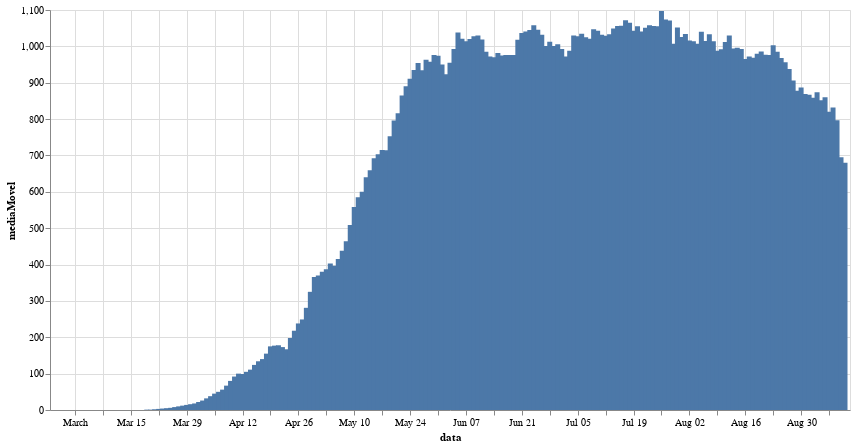

Notebook code cell kept with this figure:
### Markdown cell above
Utilizando o mesmo tipo de gráfico apresentado anteriormente, temos o gráfico com as médias móveis.

### Code cell
label = alt.selection_single(
    encodings=['x'],
    on='mouseover',  
    nearest=True,    
    empty='none'     
)

base = alt.Chart(new_df).mark_bar().encode(
    alt.X('data:T'),
    alt.Y('mediaMovel:Q'),
)


alt.layer(
    base,
   
    alt.Chart().mark_rule(color='#aaa').encode(
        x='data:T'
        ).transform_filter(label),
    
    base.mark_circle().encode(
        opacity=alt.condition(label, alt.value(1), alt.value(0))
        ).add_selection(label),

    base.mark_text(align='right', dx=-15, dy=0).encode(
        text='mediaMovel:Q'
    ).transform_filter(label),
    
    base.mark_text(align='right', dx=-15, dy=15).encode(
        text='data:T'
    ).transform_filter(label),
    
).properties(
    width=800,
    height=400
)

### Figure 1 — Vega-Lite specification as saved in the notebook (floating-point values rounded to 4 significant figures; data arrays with more than 128 entries replaced by an {"elided": "..."} marker saying what was removed)
{"config": {"view": {"continuousWidth": 400, "continuousHeight": 300}}, "layer": [{"data": {"name": "data-c9503b70cdb29df4a3298a68f1e00124"}, "mark": "bar", "encoding": {"x": {"type": "temporal", "field": "data"}, "y": {"type": "quantitative", "field": "mediaMovel"}}}, {"mark": {"type": "rule", "color": "#aaa"}, "encoding": {"x": {"type": "temporal", "field": "data"}}, "transform": [{"filter": {"selection": "selector008"}}]}, {"data": {"name": "data-c9503b70cdb29df4a3298a68f1e00124"}, "mark": "circle", "encoding": {"opacity": {"condition": {"value": 1, "selection": "selector008"}, "value": 0}, "x": {"type": "temporal", "field": "data"}, "y": {"type": "quantitative", "field": "mediaMovel"}}, "selection": {"selector008": {"type": "single", "encodings": ["x"], "on": "mouseover", "nearest": true, "empty": "none"}}}, {"data": {"name": "data-c9503b70cdb29df4a3298a68f1e00124"}, "mark": {"type": "text", "align": "right", "dx": -15, "dy": 0}, "encoding": {"text": {"type": "quantitative", "field": "mediaMovel"}, "x": {"type": "temporal", "field": "data"}, "y": {"type": "quantitative", "field": "mediaMovel"}}, "transform": [{"filter": {"selection": "selector008"}}]}, {"data": {"name": "data-c9503b70cdb29df4a3298a68f1e00124"}, "mark": {"type": "text", "align": "right", "dx": -15, "dy": 15}, "encoding": {"text": {"type": "temporal", "field": "data"}, "x": {"type": "temporal", "field": "data"}, "y": {"type": "quantitative", "field": "mediaMovel"}}, "transform": [{"filter": {"selection": "selector008"}}]}], "height": 400, "width": 800, "$schema": "https://vega.github.io/schema/vega-lite/v4.8.1.json", "datasets": {"data-c9503b70cdb29df4a3298a68f1e00124": {"elided": "199 records"}}}
